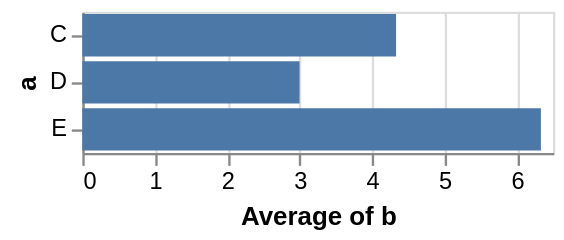

Write the Vega-Lite specification saved for this chart.
### Vega specification from a JSON file in a GitHub repository (floating-point values rounded to 4 significant figures)
{"$schema": "https://vega.github.io/schema/vega/v5.json", "background": "white", "padding": 5, "width": 200, "style": "cell", "data": [{"name": "source_0", "values": [{"a": "C", "b": 2}, {"a": "C", "b": 7}, {"a": "C", "b": 4}, {"a": "D", "b": 1}, {"a": "D", "b": 2}, {"a": "D", "b": 6}, {"a": "E", "b": 8}, {"a": "E", "b": 4}, {"a": "E", "b": 7}]}, {"name": "data_0", "source": "source_0", "transform": [{"type": "aggregate", "groupby": ["a"], "ops": ["average"], "fields": ["b"], "as": ["average_b"]}, {"type": "filter", "expr": "isValid(datum[\"average_b\"]) && isFinite(+datum[\"average_b\"])"}]}], "signals": [{"name": "y_step", "value": 20}, {"name": "height", "update": "bandspace(domain('y').length, 0.1, 0.05) * y_step"}], "marks": [{"name": "marks", "type": "rect", "style": ["bar"], "from": {"data": "data_0"}, "encode": {"update": {"fill": {"value": "#4c78a8"}, "ariaRoleDescription": {"value": "bar"}, "description": {"signal": "\"a: \" + (isValid(datum[\"a\"]) ? datum[\"a\"] : \"\"+datum[\"a\"]) + \"; Average of b: \" + (format(datum[\"average_b\"], \"\"))"}, "x": {"scale": "x", "field": "average_b"}, "x2": {"scale": "x", "value": 0}, "y": {"scale": "y", "field": "a"}, "height": {"scale": "y", "band": 1}}}}], "scales": [{"name": "x", "type": "linear", "domain": {"data": "data_0", "field": "average_b"}, "range": [0, {"signal": "width"}], "nice": true, "zero": true}, {"name": "y", "type": "band", "domain": {"data": "data_0", "field": "a", "sort": true}, "range": {"step": {"signal": "y_step"}}, "paddingInner": 0.1, "paddingOuter": 0.05}], "axes": [{"scale": "x", "orient": "bottom", "gridScale": "y", "grid": true, "tickCount": {"signal": "ceil(width/40)"}, "domain": false, "labels": false, "aria": false, "maxExtent": 0, "minExtent": 0, "ticks": false, "zindex": 0}, {"scale": "x", "orient": "bottom", "grid": false, "title": "Average of b", "labelFlush": true, "labelOverlap": true, "tickCount": {"signal": "ceil(width/40)"}, "zindex": 0}, {"scale": "y", "orient": "left", "grid": false, "title": "a", "zindex": 0}]}
